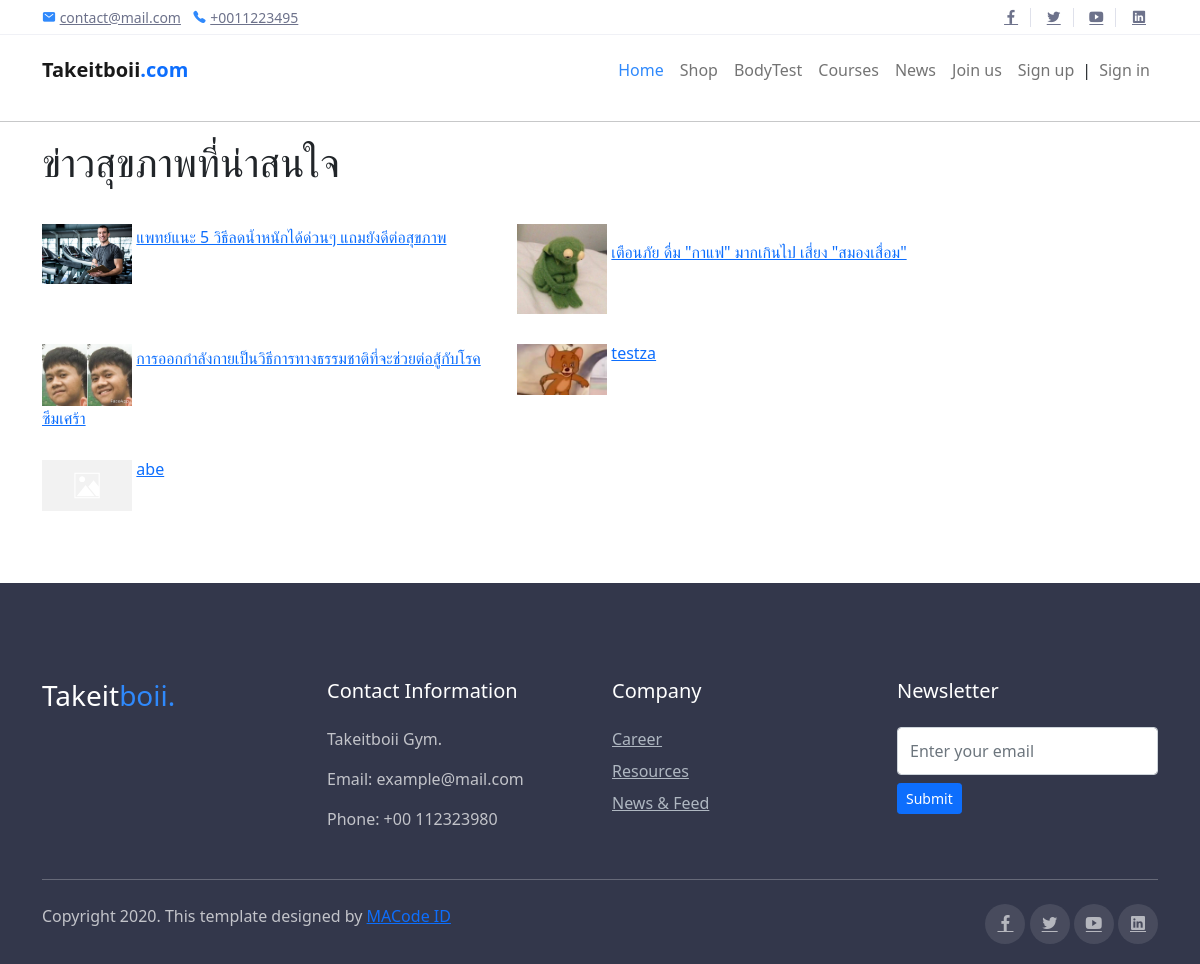
/News/, run on the app's committed database.
### News/models.py (models this page shows, shortened)
class News(models.Model):
    title = models.CharField(max_length=100)
    context = models.TextField()
    slug = models.SlugField(null=True, blank=True)
    date = models.DateField(auto_now=False, auto_now_add=True)
    ps = models.TextField(null=True, blank=True)
    pic1 = models.ImageField(null = True,blank = True,default="default-image.png")
    pic2 = models.ImageField(null = True,blank = True,default="default-image.png")
    pic3 = models.ImageField(null = True,blank = True,default="default-image.png")
    pic4 = models.ImageField(null = True,blank = True,default="default-image.png")

### News/views.py (the view)
# urls.py: path('', views.news_list, name="news-list"),
def news_list(request):
    all_posts = News.objects.all()
    return render(request, 'news/listnews.html', {'all_posts': all_posts})

### News/templates/news/listnews.html
{% extends "home/layout.html" %}
{% block body %}
        <hr>
        <div class="container">
            <h1>ข่าวสุขภาพที่น่าสนใจ</h1>
        <div class="col-md-15">
            <div class="row">
                {%  for post in all_posts %}
              <div class="col-md-5">
                <div class="cn-img">
                  <div class="cn-title">
                    <a href="{% url 'News:news-details'  post.id %}"><img src="{{ post.pic1.url }} "style="margin-top: 30px; width: 20%; height: 20%" /></a >
                    <a href="{% url 'News:news-details'  post.id %}">{{post.title}}</a >
                  </div>
                </div>
              </div>
              {% endfor %}
            </div>
          </div>
</div>
<br>
<br>
<br>
{% endblock %}

### static/assets/css/theme.css (style rules this page uses)
body { font-family: "Open Sans", sans-serif; font-weight: 400; line-height: 1.65; color: #2d2f38; }
a { color: #4B74FE; text-decoration: none; background-color: transparent; }
h1, .h1, h2, .h2, h3, .h3, h4, .h4, h5, .h5, h6, .h6 { line-height: 1.3; }

### data on the page
News: pic1 (picture), title "แพทย์แนะ 5 วิธีลดน้ำหนักได้ด่วนๆ แถมยังดีต่อสุขภาพ"
News: pic1 (picture), title "เตือนภัย ดื่ม \"กาแฟ\" มากเกินไป เสี่ยง \"สมองเสื่อม\""
News: pic1 (picture), title "การออกกำลังกายเป็นวิธีการทางธรรมชาติที่จะช่วยต่อสู้กับโรคซึมเศร้า"
News: pic1 (picture), title "testza"
News: pic1 (placeholder picture), title "abe"
